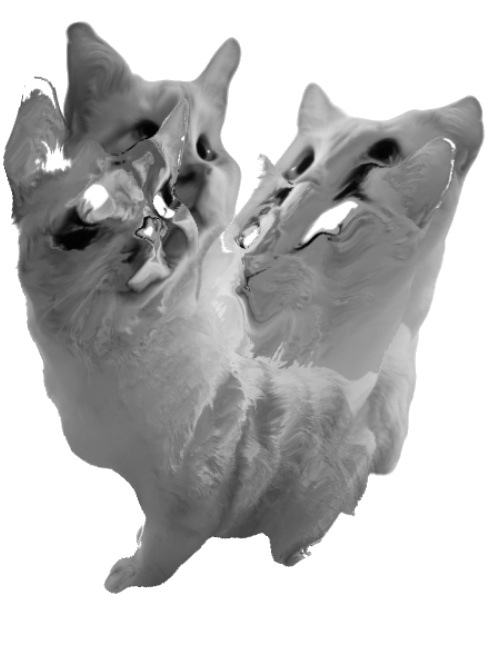
#> input picture assets/enironment/bosses/boss3-BlankKitten/kittenstage.1-transparent.png, 490 x 653 px, given in place of normalKitten.png, which was not available
$ python prepare_blankkitten_textures.py
#> lines starting #> are read from the running program, lines starting #| are printed output that depends on the picture; after the words box and inside, x2 and y2 are one past the last pixel; in counts of white or black regions, pixels touching at a corner belong together; pictures that were not available may be replaced by others from this repository, and a replacement may not be noted
"""Create transparent copies; source artwork is never overwritten.
Requires Pillow, numpy, scipy. Only neutral near-white pixels connected to
an image edge are removed. Interior white islands and chromatic fringes stay.
"""
from pathlib import Path
import numpy as np
from PIL import Image
from scipy.ndimage import binary_propagation, binary_dilation

ROOT = Path(__file__).resolve().parents[1]
FOLDER = ROOT / 'assets/enironment/bosses/boss3-BlankKitten'
for name in ('normalKitten', 'kittenstage.1', 'kittenstage2', 'kittenstage3'):
    source = np.array(Image.open(FOLDER / f'{name}.png').convert('RGBA'))
#> source is the input picture: shape (653, 490, 4); mean R, G, B, A 188.2, 188.2, 188.2, 137.2
    rgb = source[..., :3].astype(float)
    neutral = rgb.max(2) - rgb.min(2) <= 8
#> neutral: shape (653, 490) bool; every value is 1
    candidate = (rgb.min(2) >= 240) & neutral
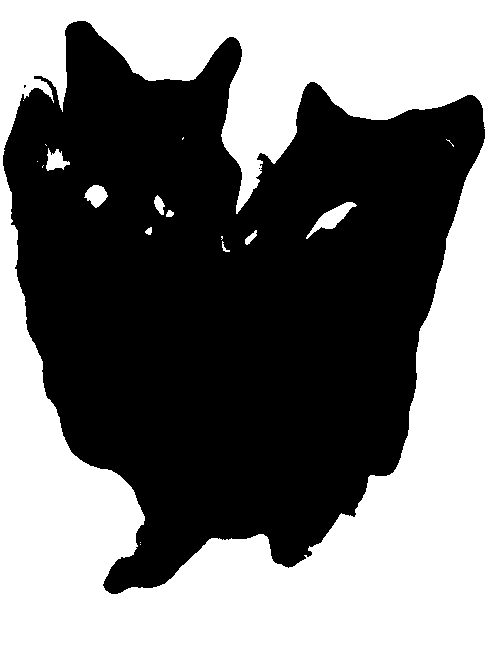
#> candidate: shape (653, 490) bool; 46.5% white; 18 white regions (9 under 20 px), largest, box (x1, y1, x2, y2) and area: (0, 0, 490, 653) 147250, (306, 202, 357, 239) 583, (84, 185, 108, 208) 347
    seed = np.zeros(candidate.shape, bool)
    seed[0, :] = seed[-1, :] = True
    seed[:, 0] = seed[:, -1] = True
    exterior = binary_propagation(seed & candidate, mask=candidate)
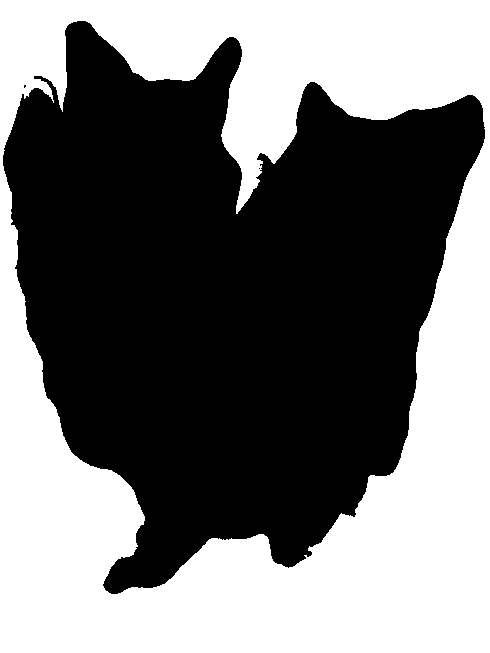
#> exterior: shape (653, 490) bool; 46% white; 1 white region, box (x1, y1, x2, y2) and area: (0, 0, 490, 653) 147250
    result = source.copy()
    result[exterior, 3] = 0
    # One-pixel neutral antialiased fringe: remove its white matte, retaining
    # luminance coverage. Never touch the colored distortion fringes.
    fringe = binary_dilation(exterior) & ~exterior & neutral & (rgb.min(2) >= 210)
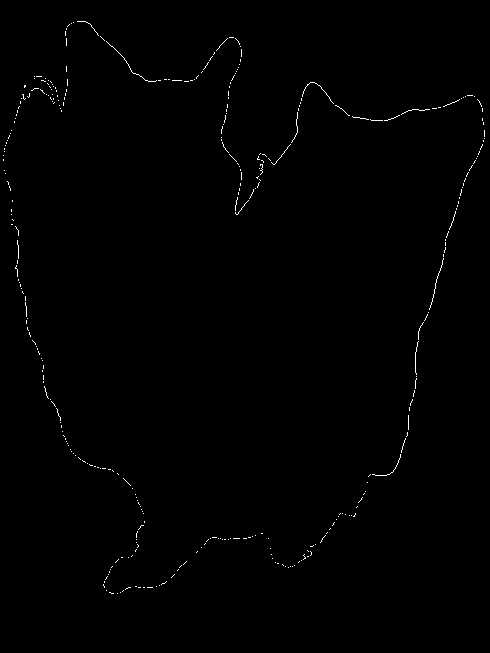
#> fringe: shape (653, 490) bool; 0.48% white in thin lines or dots, all inside (x1, y1, x2, y2) = (3, 21, 485, 594)
    coverage = np.clip((255 - rgb.max(2)) / 45, 0, 1)
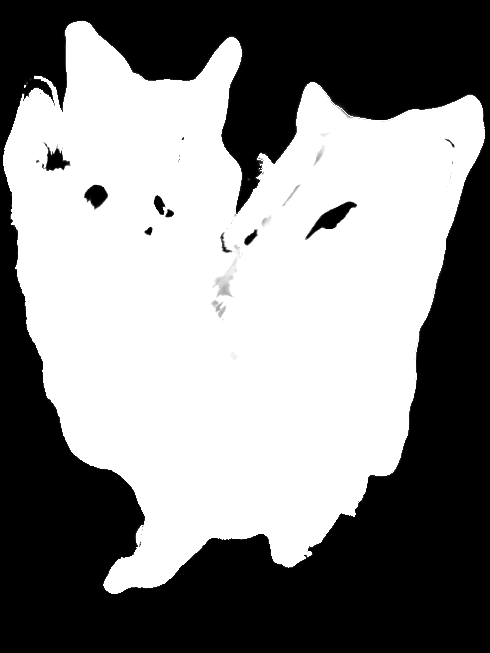
#> coverage: shape (653, 490) float64; min 0, max 1, mean 0.535
    result[fringe, 3] = np.rint(source[fringe, 3] * coverage[fringe]).astype('uint8')
    unmatte = np.clip((rgb - 255 * (1 - coverage[..., None])) / np.maximum(coverage[..., None], .001), 0, 255)
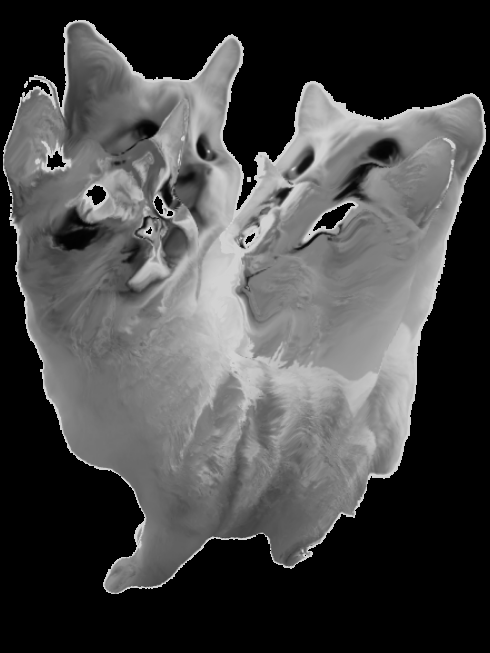
#> unmatte: shape (653, 490, 3) float64; min 0, max 210, mean 72.1
    result[fringe, :3] = unmatte[fringe].astype('uint8')
    Image.fromarray(result).save(FOLDER / f'{name}-transparent.png')
    print(name, 'removed exterior pixels:', int(exterior.sum()), 'fringe:', int(fringe.sum()))
#| normalKitten removed exterior pixels: 147250 fringe: 1535
#> pass 2 of the loop `for name in ('normalKitten', 'kittenstage.1', 'kittenstage2', 'kittens..`:
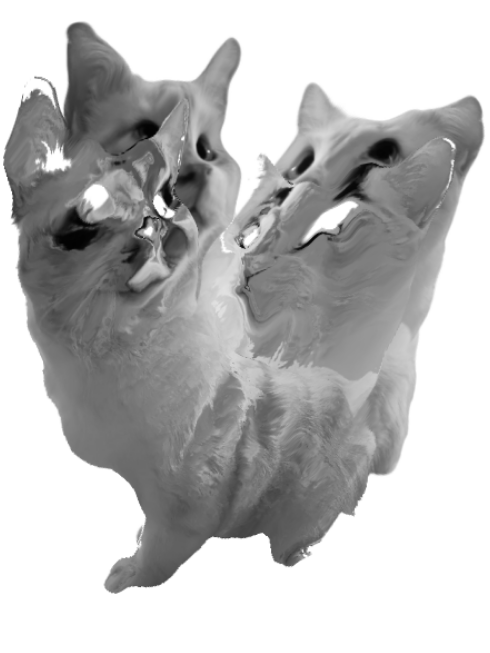
#> input picture assets/enironment/bosses/boss3-BlankKitten/kittenstage.1.png, 490 x 653 px
#> `fringe = binary_dilation(exterior) & ~exterior & neutral & (rgb.min(2)..`:
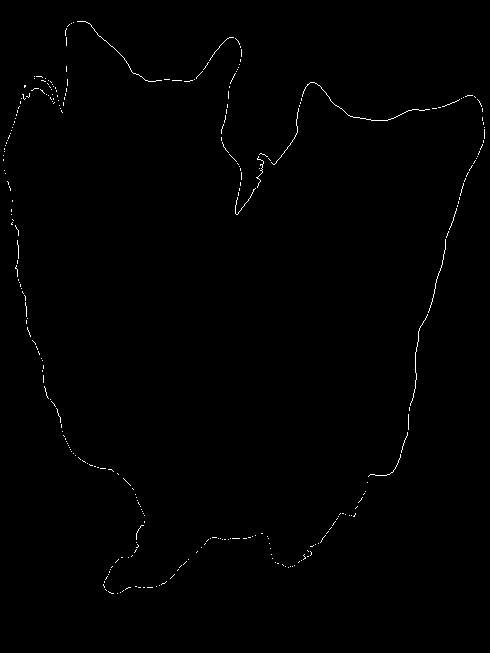
#> fringe: shape (653, 490) bool; 0.51% white in thin lines or dots, all inside (x1, y1, x2, y2) = (3, 21, 485, 594)
#> `unmatte = np.clip((rgb - 255 * (1 - coverage[..., None])) / np.maximum..`:
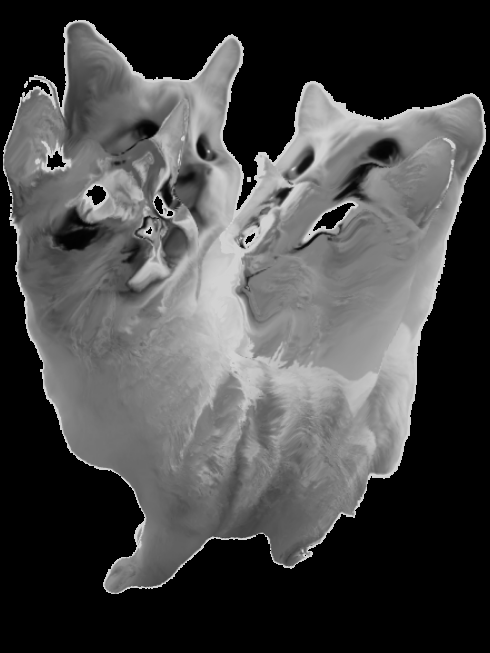
#> unmatte: shape (653, 490, 3) float64; min 0, max 210, mean 72.1
#| kittenstage.1 removed exterior pixels: 147250 fringe: 1642
#> pass 3 of the loop `for name in ('normalKitten', 'kittenstage.1', 'kittenstage2', 'kittens..`:
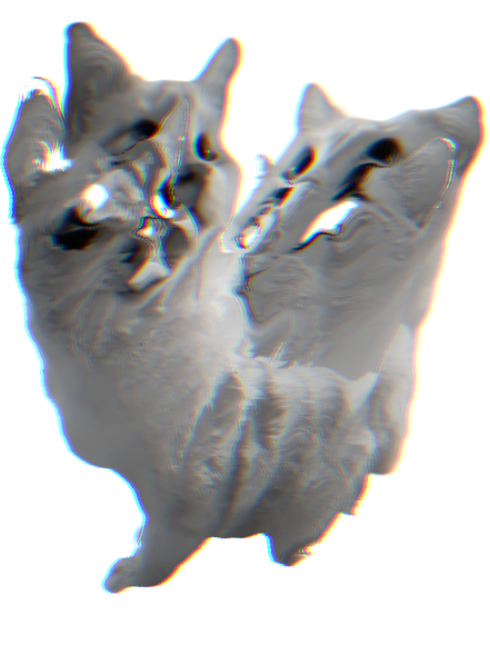
#> input picture assets/enironment/bosses/boss3-BlankKitten/kittenstage2.png, 490 x 653 px
#> `neutral = rgb.max(2) - rgb.min(2) <= 8`:
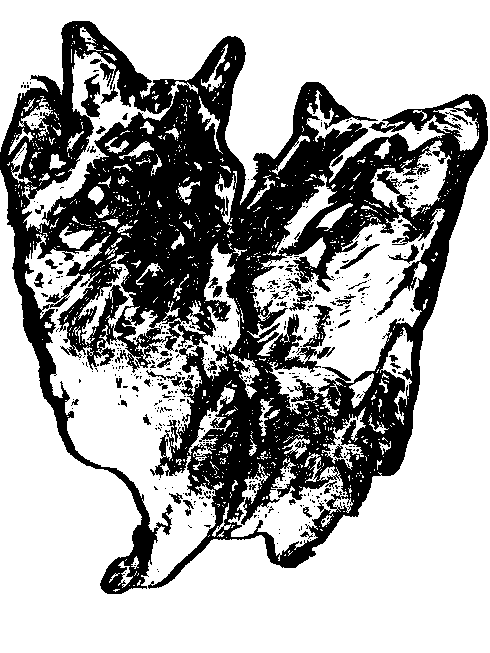
#> neutral: shape (653, 490) bool; 66.3% white; 497 black regions (442 under 20 px), largest, box (x1, y1, x2, y2) and area: (0, 21, 488, 594) 103031, (81, 74, 100, 117) 450, (288, 278, 312, 311) 265
#> candidate: shape (653, 490) bool; 44.2% white; 8 white regions (3 under 20 px), largest, box (x1, y1, x2, y2) and area: (0, 0, 490, 653) 140874, (316, 203, 353, 229) 323, (88, 186, 104, 205) 185, (49, 154, 66, 170) 149, (157, 200, 162, 207) 20
#> exterior: shape (653, 490) bool; 44% white; 1 white region, box (x1, y1, x2, y2) and area: (0, 0, 490, 653) 140874
#> fringe: shape (653, 490) bool; 0% white in thin lines or dots, all inside (x1, y1, x2, y2) = (37, 76, 382, 588)
#> `unmatte = np.clip((rgb - 255 * (1 - coverage[..., None])) / np.maximum..`:
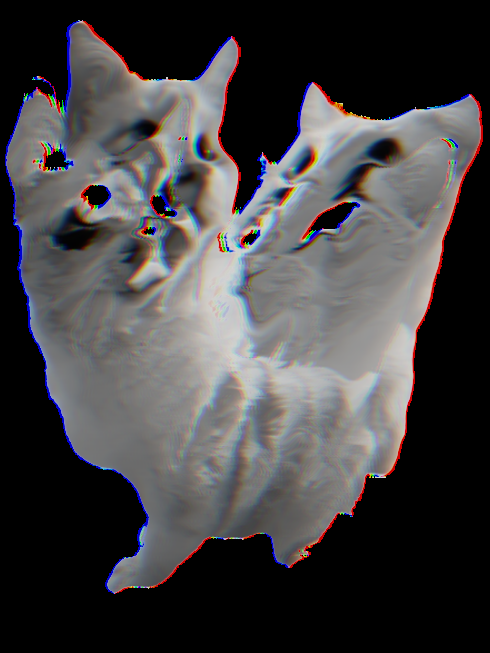
#> unmatte: shape (653, 490, 3) float64; mean R, G, B 67.8, 66, 67.4
#| kittenstage2 removed exterior pixels: 140874 fringe: 9
#> the loop made 4 passes; the first 3 are shown
